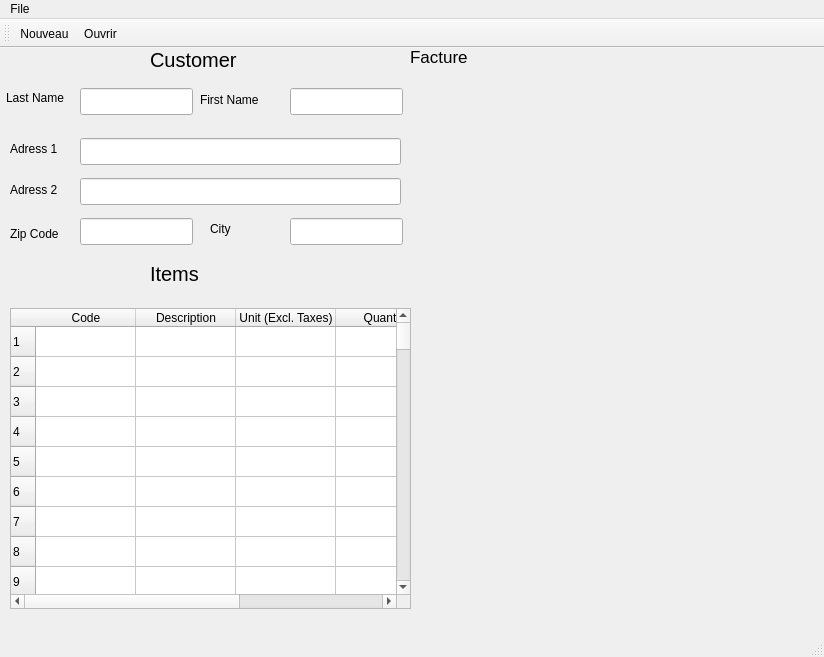
<?xml version="1.0" encoding="UTF-8"?>
<ui version="4.0">
 <class>MainWindow</class>
 <widget class="QMainWindow" name="MainWindow">
  <property name="geometry">
   <rect>
    <x>0</x>
    <y>0</y>
    <width>824</width>
    <height>657</height>
   </rect>
  </property>
  <property name="windowTitle">
   <string>MainWindow</string>
  </property>
  <widget class="QWidget" name="centralWidget">
   <widget class="Vue" name="vue" native="true">
    <property name="geometry">
     <rect>
      <x>410</x>
      <y>30</y>
      <width>411</width>
      <height>531</height>
     </rect>
    </property>
   </widget>
   <widget class="QLineEdit" name="last_name">
    <property name="geometry">
     <rect>
      <x>80</x>
      <y>40</y>
      <width>113</width>
      <height>27</height>
     </rect>
    </property>
   </widget>
   <widget class="QLineEdit" name="first_name">
    <property name="geometry">
     <rect>
      <x>290</x>
      <y>40</y>
      <width>113</width>
      <height>27</height>
     </rect>
    </property>
   </widget>
   <widget class="QLineEdit" name="adress1">
    <property name="geometry">
     <rect>
      <x>80</x>
      <y>90</y>
      <width>321</width>
      <height>27</height>
     </rect>
    </property>
   </widget>
   <widget class="QLineEdit" name="adress2">
    <property name="geometry">
     <rect>
      <x>80</x>
      <y>130</y>
      <width>321</width>
      <height>27</height>
     </rect>
    </property>
   </widget>
   <widget class="QLineEdit" name="zipCode">
    <property name="geometry">
     <rect>
      <x>80</x>
      <y>170</y>
      <width>113</width>
      <height>27</height>
     </rect>
    </property>
   </widget>
   <widget class="QLineEdit" name="city">
    <property name="geometry">
     <rect>
      <x>290</x>
      <y>170</y>
      <width>113</width>
      <height>27</height>
     </rect>
    </property>
   </widget>
   <widget class="QLabel" name="label">
    <property name="geometry">
     <rect>
      <x>200</x>
      <y>36</y>
      <width>81</width>
      <height>31</height>
     </rect>
    </property>
    <property name="text">
     <string>First Name</string>
    </property>
   </widget>
   <widget class="QLabel" name="label_2">
    <property name="geometry">
     <rect>
      <x>6</x>
      <y>40</y>
      <width>71</width>
      <height>20</height>
     </rect>
    </property>
    <property name="text">
     <string>Last Name</string>
    </property>
   </widget>
   <widget class="QLabel" name="label_3">
    <property name="geometry">
     <rect>
      <x>10</x>
      <y>170</y>
      <width>67</width>
      <height>31</height>
     </rect>
    </property>
    <property name="text">
     <string>Zip Code</string>
    </property>
   </widget>
   <widget class="QLabel" name="label_4">
    <property name="geometry">
     <rect>
      <x>10</x>
      <y>126</y>
      <width>67</width>
      <height>31</height>
     </rect>
    </property>
    <property name="text">
     <string>Adress 2</string>
    </property>
   </widget>
   <widget class="QLabel" name="label_5">
    <property name="geometry">
     <rect>
      <x>10</x>
      <y>90</y>
      <width>67</width>
      <height>21</height>
     </rect>
    </property>
    <property name="text">
     <string>Adress 1</string>
    </property>
   </widget>
   <widget class="QLabel" name="label_6">
    <property name="geometry">
     <rect>
      <x>210</x>
      <y>170</y>
      <width>67</width>
      <height>21</height>
     </rect>
    </property>
    <property name="text">
     <string>City</string>
    </property>
   </widget>
   <widget class="QLabel" name="label_7">
    <property name="geometry">
     <rect>
      <x>150</x>
      <y>-4</y>
      <width>131</width>
      <height>31</height>
     </rect>
    </property>
    <property name="font">
     <font>
      <pointsize>15</pointsize>
     </font>
    </property>
    <property name="text">
     <string>Customer</string>
    </property>
   </widget>
   <widget class="QLabel" name="label_8">
    <property name="geometry">
     <rect>
      <x>150</x>
      <y>210</y>
      <width>181</width>
      <height>31</height>
     </rect>
    </property>
    <property name="font">
     <font>
      <pointsize>15</pointsize>
     </font>
    </property>
    <property name="text">
     <string>Items</string>
    </property>
   </widget>
   <widget class="QTableWidget" name="tableWidget">
    <property name="geometry">
     <rect>
      <x>10</x>
      <y>260</y>
      <width>401</width>
      <height>301</height>
     </rect>
    </property>
    <property name="rowCount">
     <number>100</number>
    </property>
    <row>
     <property name="text">
      <string>1</string>
     </property>
    </row>
    <row>
     <property name="text">
      <string>2</string>
     </property>
    </row>
    <row>
     <property name="text">
      <string>3</string>
     </property>
    </row>
    <row>
     <property name="text">
      <string>4</string>
     </property>
    </row>
    <row>
     <property name="text">
      <string>5</string>
     </property>
    </row>
    <row>
     <property name="text">
      <string>6</string>
     </property>
    </row>
    <row>
     <property name="text">
      <string>7</string>
     </property>
    </row>
    <row>
     <property name="text">
      <string>8</string>
     </property>
    </row>
    <row>
     <property name="text">
      <string>9</string>
     </property>
    </row>
    <row>
     <property name="text">
      <string>10</string>
     </property>
    </row>
    <row>
     <property name="text">
      <string>11</string>
     </property>
    </row>
    <row>
     <property name="text">
      <string>12</string>
     </property>
    </row>
    <row>
     <property name="text">
      <string>13</string>
     </property>
    </row>
    <row/>
    <row/>
    <row/>
    <row/>
    <row/>
    <row/>
    <row/>
    <row/>
    <row/>
    <row/>
    <row/>
    <row/>
    <row/>
    <row/>
    <row/>
    <row/>
    <row/>
    <row/>
    <row/>
    <row/>
    <row/>
    <row/>
    <row/>
    <row/>
    <row/>
    <row/>
    <row/>
    <row/>
    <row/>
    <row/>
    <row/>
    <row/>
    <row/>
    <row/>
    <row/>
    <row/>
    <row/>
    <row/>
    <row/>
    <row/>
    <row/>
    <row/>
    <row/>
    <row/>
    <row/>
    <row/>
    <row/>
    <row/>
    <row/>
    <row/>
    <row/>
    <row/>
    <row/>
    <row/>
    <row/>
    <row/>
    <row/>
    <row/>
    <row/>
    <row/>
    <row/>
    <row/>
    <row/>
    <row/>
    <row/>
    <row/>
    <row/>
    <row/>
    <row/>
    <row/>
    <row/>
    <row/>
    <row/>
    <row/>
    <row/>
    <row/>
    <row/>
    <row/>
    <row/>
    <row/>
    <row/>
    <row/>
    <row/>
    <row/>
    <row/>
    <row/>
    <row/>
    <column>
     <property name="text">
      <string>Code</string>
     </property>
    </column>
    <column>
     <property name="text">
      <string>Description</string>
     </property>
    </column>
    <column>
     <property name="text">
      <string>Unit (Excl. Taxes)</string>
     </property>
    </column>
    <column>
     <property name="text">
      <string>Quantity</string>
     </property>
    </column>
    <column>
     <property name="text">
      <string>Total (excl. taxes)</string>
     </property>
    </column>
   </widget>
   <widget class="QLabel" name="label_9">
    <property name="geometry">
     <rect>
      <x>410</x>
      <y>0</y>
      <width>67</width>
      <height>17</height>
     </rect>
    </property>
    <property name="font">
     <font>
      <pointsize>13</pointsize>
     </font>
    </property>
    <property name="text">
     <string>Facture</string>
    </property>
   </widget>
  </widget>
  <widget class="QMenuBar" name="menuBar">
   <property name="geometry">
    <rect>
     <x>0</x>
     <y>0</y>
     <width>824</width>
     <height>25</height>
    </rect>
   </property>
   <widget class="QMenu" name="menuFile">
    <property name="title">
     <string>File</string>
    </property>
    <addaction name="actionNouveau"/>
    <addaction name="actionOuvrir"/>
    <addaction name="separator"/>
    <addaction name="actionQuitter"/>
   </widget>
   <addaction name="menuFile"/>
  </widget>
  <widget class="QToolBar" name="mainToolBar">
   <attribute name="toolBarArea">
    <enum>TopToolBarArea</enum>
   </attribute>
   <attribute name="toolBarBreak">
    <bool>false</bool>
   </attribute>
   <addaction name="actionNouveau"/>
   <addaction name="actionOuvrir"/>
  </widget>
  <widget class="QStatusBar" name="statusBar"/>
  <action name="actionNouveau">
   <property name="icon">
    <iconset resource="Resource.qrc">
     <normaloff>:/new/prefix1/nouveau.jpeg</normaloff>
     <normalon>nouveau.jpeg</normalon>:/new/prefix1/nouveau.jpeg</iconset>
   </property>
   <property name="text">
    <string>Nouveau</string>
   </property>
   <property name="shortcut">
    <string>Ctrl+N</string>
   </property>
  </action>
  <action name="actionOuvrir">
   <property name="icon">
    <iconset>
     <normalon>:/new/prefix1/repertoire.jpeg</normalon>
    </iconset>
   </property>
   <property name="text">
    <string>Ouvrir</string>
   </property>
   <property name="shortcut">
    <string>Ctrl+O</string>
   </property>
  </action>
  <action name="actionQuitter">
   <property name="text">
    <string>Quitter</string>
   </property>
  </action>
 </widget>
 <layoutdefault spacing="6" margin="11"/>
 <customwidgets>
  <customwidget>
   <class>Vue</class>
   <extends>QWidget</extends>
   <header>vue.h</header>
   <container>1</container>
  </customwidget>
 </customwidgets>
 <resources>
  <include location="Resource.qrc"/>
 </resources>
 <connections/>
</ui>
